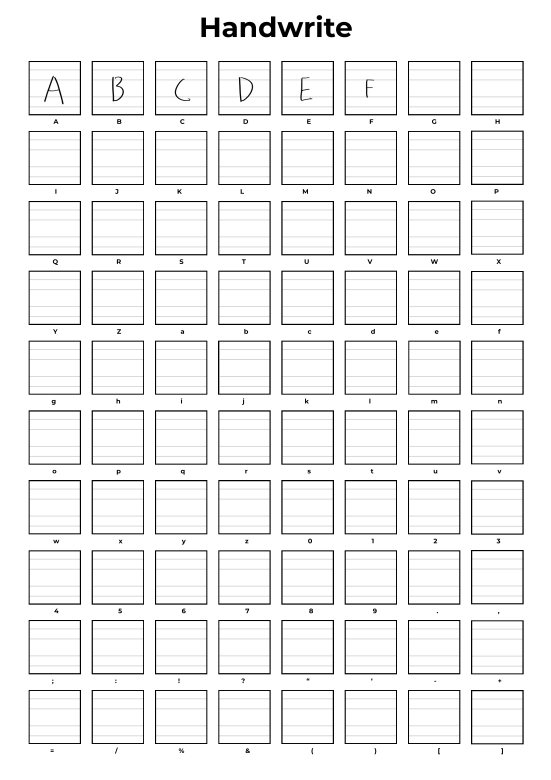
#> input picture sample/handwrite_sample.png, 1653 x 2339 px (shown at 1/3 size)
$ python -i sheet2png.py   (imports and definitions only)   (older library calls are emulated)
#> lines starting #> are read from the running program, lines starting #| are printed output that depends on the picture
import os
import itertools
import numpy as np
import random
import math
from matplotlib import pyplot as plt
import cv2

# Seq: A-Z, a-z, 0-9, SPECIAL_CHARS

ALL_CHARS = ['가', '고', '깊', '꿈', '내', '넓', '다', '란', '람', '마', '며', '밝', '사', '서', '아', '어', '없', '에', '우', '은', '을', '음', '자', '하', '힐']


class SHEETtoPNG:
  """Converter class to convert input sample sheet to character PNGs."""

  # [176 lines left out: functions convert, detect_sheet, detect_characters, save_images, not called in this run]


  def plt_imshow(self, image):
    plt.imshow(cv2.cvtColor(image, cv2.COLOR_BGR2RGB))
    plt.show()

  # [16 lines left out: function reduce_shadow, not called in this run]

  def tight_crop_image(self, img, verbose=False, resize_fix=False):

    self.plt_imshow(cv2.cvtColor(img, cv2.COLOR_GRAY2BGR))
    img_size = img.shape
    full_white = img_size
    print(img.shape)
    print(np.sum(img, axis=0))
    col_sum = np.where(np.sum(img, axis=0) < 255* full_white[0])
    row_sum = np.where(np.sum(img, axis=1) < 255* full_white[1])

    print(col_sum)

    #assert (len(col_sum) == 0)
    #assert (len(row_sum) == 0)

    y1, y2 = row_sum[0][0], row_sum[0][-1]+1
    x1, x2 = col_sum[0][0], col_sum[0][-1]+1

    cropped_image = img[y1:y2, x1:x2]
    cropped_image_size = cropped_image.shape
    self.plt_imshow(img)
    self.plt_imshow(cv2.cvtColor(cropped_image, cv2.COLOR_GRAY2BGR))

    return cropped_image


  def add_padding(self, img, image_size=128, verbose=False, pad_value=None):
    ## To-do list
    ## width, height이 더 클 때 처리
    height, width = img.shape
    print('add_padding before')
    self.plt_imshow(cv2.cvtColor(img, cv2.COLOR_GRAY2BGR))
    # Adding padding of x axis - left, right
    pad_x_width = (image_size - width) // 2
    pad_x = np.full((height, pad_x_width), pad_value, dtype=np.uint8)
    print('pad_x')
    print(pad_x)
    print('img')
    print(img)
    img = np.concatenate((pad_x, img), axis=1)
    img = np.concatenate((img, pad_x), axis=1)

    print('add_padding after x')
    self.plt_imshow(cv2.cvtColor(img, cv2.COLOR_GRAY2BGR))


    width = img.shape[1]

    # Adding padding of y axis - top, bottom
    pad_y_height = (image_size - height) // 2
    pad_y = np.full((pad_y_height, width), pad_value, dtype=np.uint8)

    img = np.concatenate((pad_y, img), axis=0)
    img = np.concatenate((img, pad_y), axis=0)
    print('add_padding after y')
    self.plt_imshow(cv2.cvtColor(img, cv2.COLOR_GRAY2BGR))
    # Match to original image size
    width = img.shape[1]
    if img.shape[0] % 2:
        pad = np.full((1, width), pad_value, dtype=np.uint8)
        img = np.concatenate((pad, img), axis=0)
    height = img.shape[0]
    if img.shape[1] % 2:
        pad = np.full((height, 1), pad_value, dtype=np.uint8)
        img = np.concatenate((pad, img), axis=1)
    self.plt_imshow(cv2.cvtColor(img, cv2.COLOR_GRAY2BGR))

    return img

  def resize_char(self, image, image_area= 80*80):
    width, height = image.shape
    resize_ratio = math.sqrt(image_area / (width*height))
    new_image_CUBIC = cv2.resize(image,dsize=None, fx=resize_ratio, fy=resize_ratio, interpolation=cv2.INTER_CUBIC)

    self.plt_imshow(cv2.cvtColor(new_image_CUBIC, cv2.COLOR_GRAY2BGR))

    return new_image_CUBIC

  def sharpening(self, image, strength):
    b = (1 - strength) / 8
    sharpening_kernel = np.array([[b, b, b],
                                  [b, strength, b],
                                  [b, b, b]])
    output = cv2.filter2D(image, -1, sharpening_kernel)
    return output

  def centering_image(self, img, image_size=128, verbose=False, pad_value=255):
    if not pad_value:
        pad_value = img[0][0]
    cropped_image = self.tight_crop_image(img, verbose=verbose)
    resized_image = self.resize_char(cropped_image)
    centered_image = self.add_padding(resized_image, image_size=image_size, verbose=verbose, pad_value=pad_value)


    centered_image = cv2.GaussianBlur(centered_image,(0,0), 2)
    print('blurred center')
    self.plt_imshow(cv2.cvtColor(centered_image, cv2.COLOR_GRAY2BGR))
    centered_image = self.sharpening(centered_image, 57)
    print('sharped')
    self.plt_imshow(cv2.cvtColor(centered_image, cv2.COLOR_GRAY2BGR))
    centered_image = self.m_thresh_trunc(centered_image,220,255)

    centered_image = cv2.medianBlur(centered_image,3)
    self.plt_imshow(cv2.cvtColor(centered_image, cv2.COLOR_GRAY2BGR))
    return centered_image

  def m_thresh_trunc(self, img, thresh, maxVal):
    return np.where(img > thresh, maxVal,img)

>>> import cv2
>>> picture = cv2.imread('sample/handwrite_sample.png', cv2.IMREAD_GRAYSCALE)
#> picture is the input picture: shape (2339, 1653); min 0, max 255, mean 241.4
>>> result = SHEETtoPNG().centering_image(picture)
#| (2339, 1653)
#> (printed output is left out)
#> (printed output is left out)
#> in tight_crop_image, `y1, y2 = row_sum[0][0], row_sum[0][-1]+1`: y1 = 45; y2 = 2263
#> in tight_crop_image, `x1, x2 = col_sum[0][0], col_sum[0][-1]+1`: x1 = 86; x2 = 1571
#> in tight_crop_image, `cropped_image = img[y1:y2, x1:x2]`:
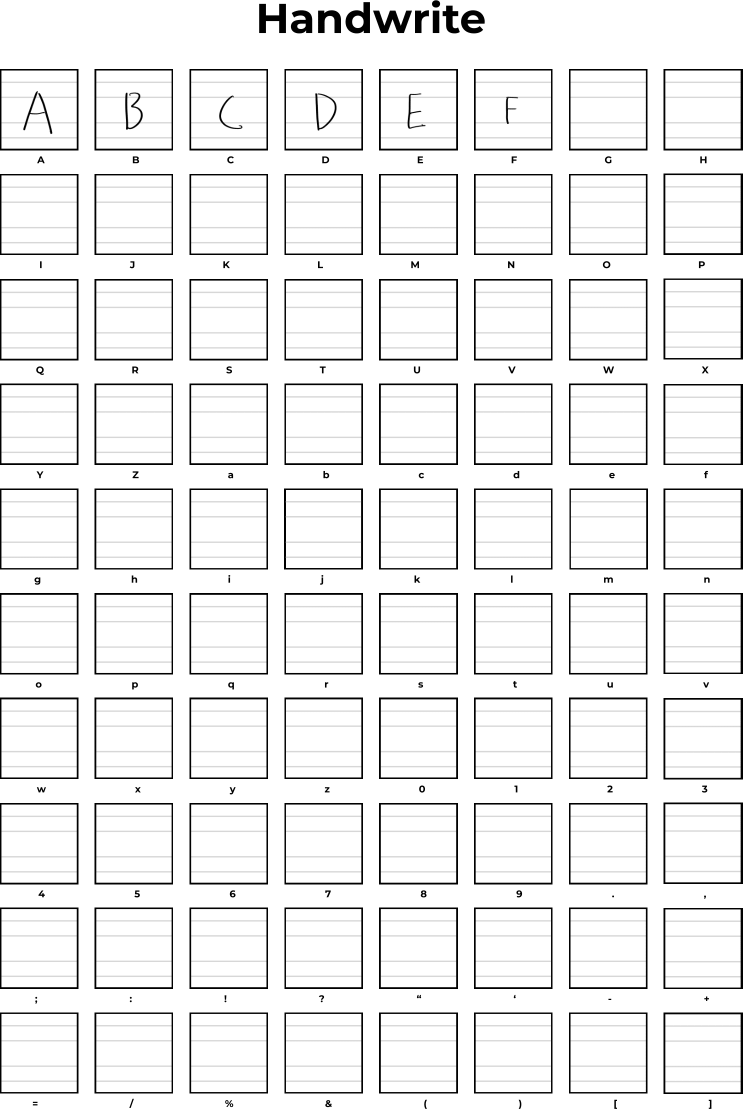
#> cropped_image: shape (2218, 1485) (shown at 1/2 size); min 0, max 255, mean 239.1
#> in resize_char, `new_image_CUBIC = cv2.resize(image,dsize=None, fx=resize_ratio, fy=res..`:
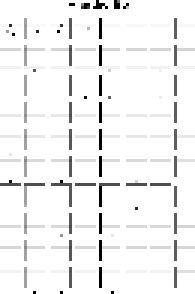
#> new_image_CUBIC: shape (98, 65) (shown 3 times larger); min 0, max 255, mean 242.7
#> (printed output is left out)
#> (printed output is left out)
#> in add_padding, `img = np.concatenate((img, pad_x), axis=1)`:
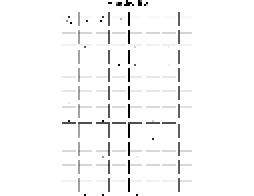
#> img: shape (98, 127) (shown 2 times larger); min 0, max 255, mean 248.7
#> in add_padding, `img = np.concatenate((pad_y, img), axis=0)`:
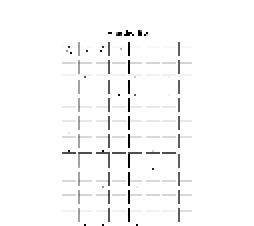
#> img: shape (113, 127) (shown 2 times larger); min 0, max 255, mean 249.5
#> in add_padding, `img = np.concatenate((img, pad_y), axis=0)`:
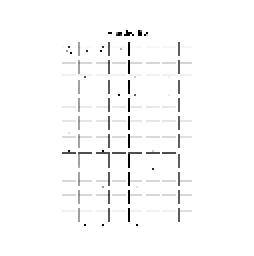
#> img: shape (128, 127) (shown 2 times larger); min 0, max 255, mean 250.2
#> in m_thresh_trunc, `return np.where(img > thresh, maxVal,img)`:
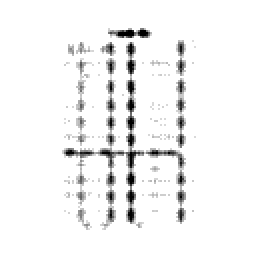
#> returned value: shape (128, 128) (shown 2 times larger); min 0, max 255, mean 243.1
#> in centering_image, `centered_image = cv2.medianBlur(centered_image,3)`:
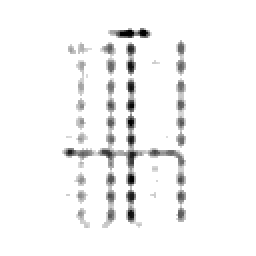
#> centered_image: shape (128, 128) (shown 2 times larger); min 0, max 255, mean 245.2

$ run again, on sample/test.png
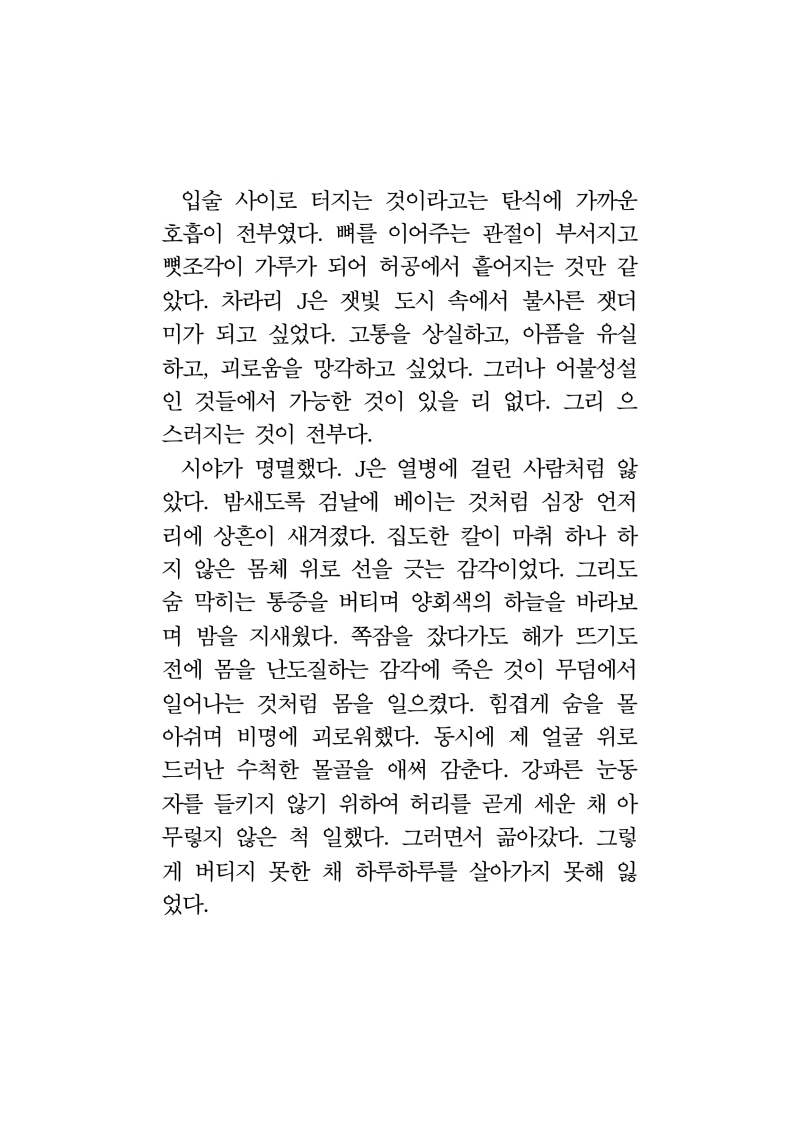
#> input picture sample/test.png, 800 x 1134 px
#| (1134, 800)
#| [289170 289170 289170 289170 289170 289170 289170 289170 289170 289170
#|  289170 289170 289170 289170 289170 289170 289170 289170 289170 289170
#|  289170 289170 289170 289170 289170 289170 289170 289170 289170 289170
#|  289170 289170 289170 289170 289170 289170 289170 289170 289170 289170
#|  289170 289170 289170 289170 289170 289170 289170 289170 289170 289170
#|  289170 289170 289170 289170 289170 289170 289170 289170 289170 289170
#> (further printed lines are left out)
#| (array([160, 161, 162, 163, 164, 165, 166, 167, 168, 169, 170, 171, 172,
#|        173, 174, 175, 176, 177, 178, 179, 180, 181, 182, 183, 184, 185,
#|        186, 187, 188, 189, 190, 191, 192, 193, 194, 195, 196, 197, 198,
#|        199, 200, 201, 202, 203, 204, 205, 206, 207, 208, 209, 210, 211,
#|        212, 213, 214, 215, 216, 217, 218, 219, 220, 221, 222, 223, 224,
#|        225, 226, 227, 228, 229, 230, 231, 232, 233, 234, 235, 236, 237,
#> (further printed lines are left out)
#> y1 = 176; y2 = 916
#> x1 = 160; x2 = 640
#> image: shape (740, 480, 3)
#> image: shape (99, 64, 3)
#> image: shape (99, 128, 3)
#> in add_padding, `img = np.concatenate((pad_y, img), axis=0)`:
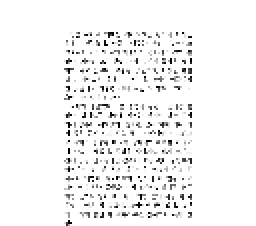
#> img: shape (113, 128) (shown 2 times larger); min 0, max 255, mean 243
#> image: shape (127, 128, 3)
#> image: shape (128, 128, 3)
#> in centering_image, `centered_image = cv2.medianBlur(centered_image,3)`:
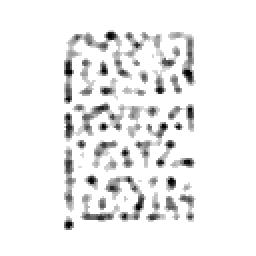
#> centered_image: shape (128, 128) (shown 2 times larger); min 0, max 255, mean 238.5
